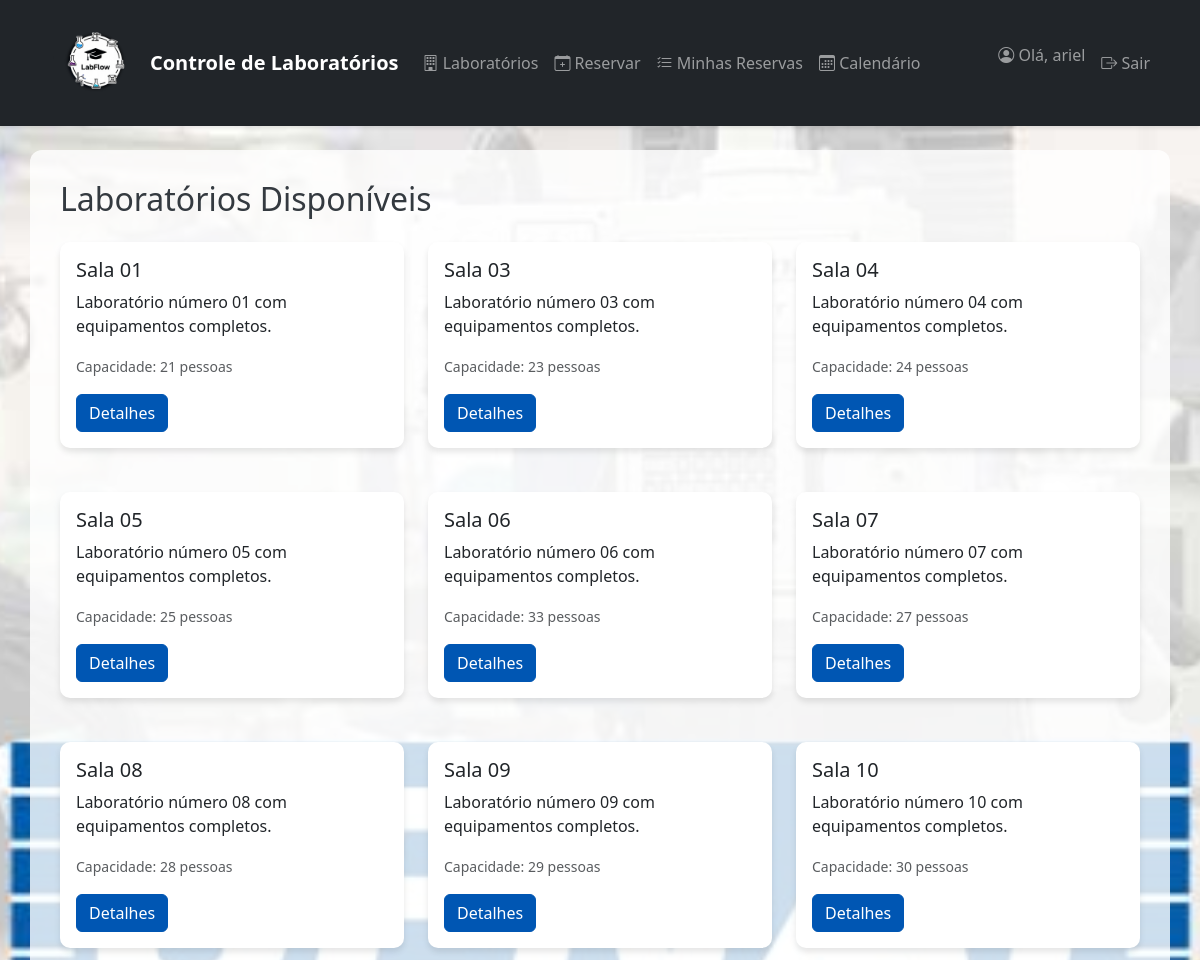
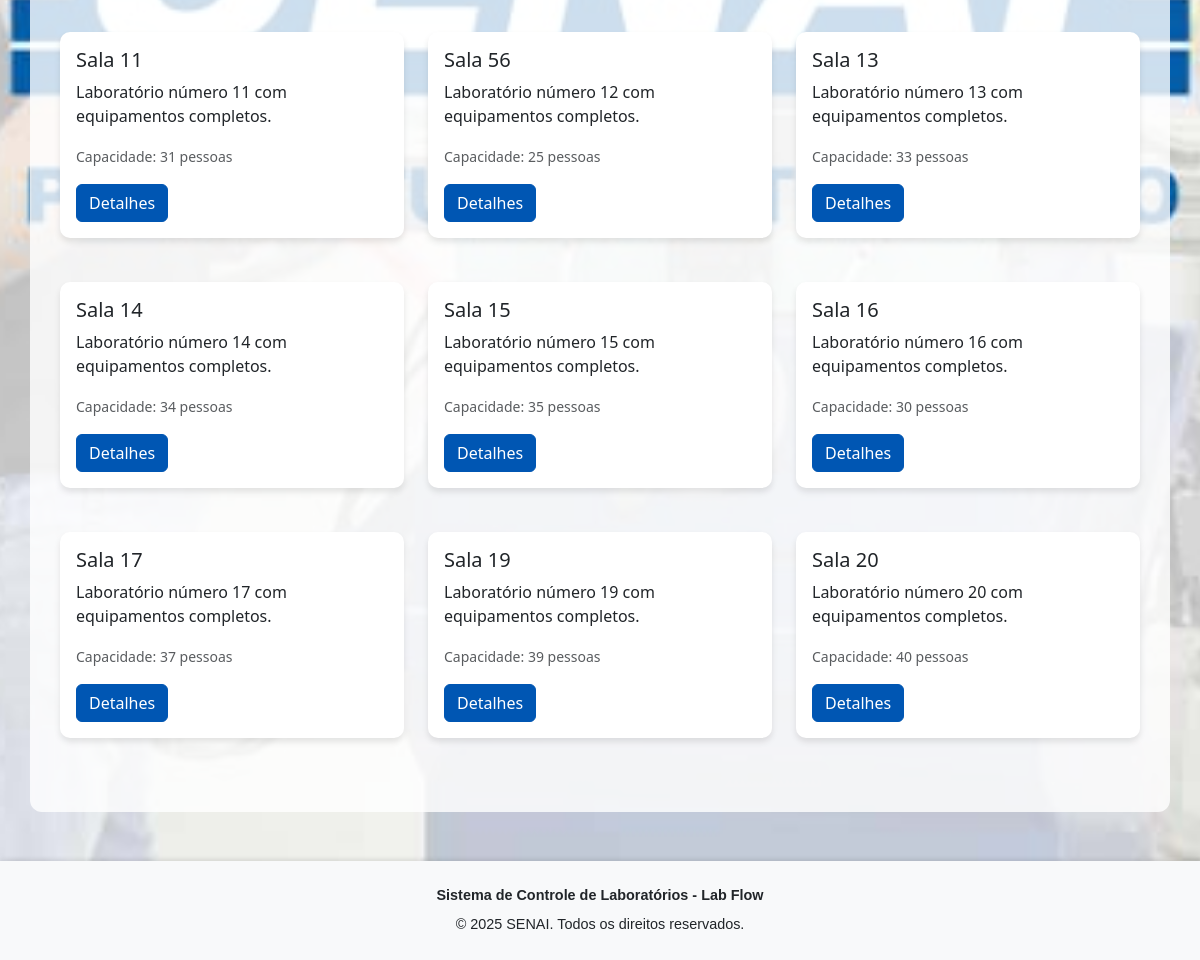
The page /laboratorios/ (signed in) on the database its author committed (2 pictures, top to bottom).
### labs/models.py (models this page shows, shortened)
class Laboratorio(models.Model):
    nome = models.CharField(max_length=100)
    descricao = models.TextField()
    capacidade = models.PositiveIntegerField()
    recursos = models.TextField(blank=True, null=True)  # <-- Novo campo
    disponivel = models.BooleanField(default=True)

### labs/views.py (the view)
# urls.py: path('laboratorios/', views.LaboratorioListView.as_view(), name='laboratorios'),
class LaboratorioListView(ListView):
    model = Laboratorio
    template_name = 'labs/laboratorios.html'
    context_object_name = 'laboratorios'
    def get_queryset(self):
        return Laboratorio.objects.filter(disponivel=True)

### labs/templates/labs/laboratorios.html (shortened to what this page needs)
{% extends 'labs/base.html' %}
{% block content %}
<h2 class="mb-4">Laboratórios Disponíveis</h2>
<div class="row">
    {% for laboratorio in laboratorios %}
    <div class="col-md-4 mb-4">
        <div class="card">
            <div class="card-body">
                <h5 class="card-title">{{ laboratorio.nome }}</h5>
                <p class="card-text">{{ laboratorio.descricao|truncatechars:100 }}</p>
                <p class="card-text"><small class="text-muted">Capacidade: {{ laboratorio.capacidade }} pessoas</small></p>
                <a href="{% url 'laboratorio_detail' laboratorio.pk %}" class="btn btn-primary">Detalhes</a>
            </div>
        </div>
    </div>
    {% endfor %}
</div>
{% endblock %}

### labs/templates/labs/base.html (shortened to what this page needs)
{% load static %}
<!DOCTYPE html>
<html lang="pt-br">
<head>
    <link href='https://cdn.jsdelivr.net/npm/fullcalendar@6.1.8/main.min.css' rel='stylesheet' />
    <link href="https://cdn.jsdelivr.net/npm/bootstrap@5.3.0/dist/css/bootstrap.min.css" rel="stylesheet">
    <link rel="stylesheet" href="https://cdn.jsdelivr.net/npm/bootstrap-icons@1.8.0/font/bootstrap-icons.css">
    <link rel="stylesheet" href="https://code.jquery.com/ui/1.13.2/themes/base/jquery-ui.css">
    {% load static %}
    <link rel="stylesheet" href="{% static 'css/styles.css' %}">
    {% load crispy_forms_tags %}
</head>
<body>
    <nav class="navbar navbar-expand-lg navbar-dark bg-dark">
        <div class="container">
            <a class="navbar-brand d-flex align-items-center" href="{% url 'home' %}">
                <img src="{% static 'img/logoLabFlow-3.png' %}" alt="Logo do Sistema" height="100" class="me-2">
                Controle de Laboratórios
            </a>
            <div class="collapse navbar-collapse" id="navbarNav">
                <ul class="navbar-nav me-auto">
                    {% if user.is_authenticated %}
                    <li class="nav-item"><a class="nav-link" href="{% url 'laboratorios' %}"><i class="bi bi-building"></i> Laboratórios</a></li>
                    <li class="nav-item"><a class="nav-link" href="{% url 'reservar' %}"><i class="bi bi-calendar-plus"></i> Reservar</a></li>
                    <li class="nav-item"><a class="nav-link" href="{% url 'minhas_reservas' %}"><i class="bi bi-list-check"></i> Minhas Reservas</a></li>
                    <li class="nav-item"><a class="nav-link" href="{% url 'calendario' %}"><i class="bi bi-calendar3"></i> Calendário</a></li>
                    {% endif %}
                </ul>
                <ul class="navbar-nav">
                    {% if user.is_authenticated %}
                    <li class="nav-item"><span class="navbar-text me-2"><i class="bi bi-person-circle"></i> Olá, {{ user.username }}</span></li>
                    <li class="nav-item"><a class="nav-link" href="{% url 'logout' %}"><i class="bi bi-box-arrow-right"></i> Sair</a></li>
                    {% else %}
                    <li class="nav-item"><a class="nav-link" href="{% url 'login' %}"><i class="bi bi-box-arrow-in-right"></i> Entrar</a></li>
                    <li class="nav-item"><a class="nav-link" href="{% url 'register' %}"><i class="bi bi-person-plus"></i> Cadastre-se</a></li>
                    {% endif %}
                </ul>
            </div>
        </div>
    </nav>
    <div class="content-wrapper">
        <div class="container mt-4 main-content" id="mainContent">
            {% block content %}{% endblock %}
        </div>
    </div>
<footer class="mt-5 py-4 bg-light text-center text-dark" style="font-size: 1.1rem; font-family: Arial, sans-serif;">
    <div class="container">
        <p class="mb-2"><strong>Sistema de Controle de Laboratórios - Lab Flow</strong></p>
        <p class="mb-0">&copy; {% now "Y" %} SENAI. Todos os direitos reservados.</p>
    </div>
</footer>
</body>
</html>

### labs/static/css/styles.css (style rules this page uses)
body { font-family: 'Segoe UI', Tahoma, Geneva, Verdana, sans-serif; background-color: #f8f9fa; color: #343a40; min-height: 100vh; display: flex; flex-direction: column; }
.container { flex: 1; }
.navbar { box-shadow: 0 2px 4px rgba(0, 0, 0, 0.1); }
.navbar-brand { font-weight: 700; color: #fff !important; }
.nav-link { font-weight: 500; }
footer { background-color: #343a40; color: white; padding: 2rem 0; box-shadow: 0 -2px 4px rgba(0, 0, 0, 0.1); }
footer p { margin: 0; font-size: 0.9rem; }
.card { border: none; border-radius: 10px; box-shadow: 0 4px 6px rgba(0, 0, 0, 0.1); transition: transform 0.3s ease, box-shadow 0.3s ease; margin-bottom: 20px; }
.btn-primary { background-color: #0056b3; border-color: #0056b3; }

### rows shown on the page
Laboratorio: nome "Sala 01", descricao "Laboratório número 01 com equipamentos completos.", capacidade "21"
Laboratorio: nome "Sala 03", descricao "Laboratório número 03 com equipamentos completos.", capacidade "23"
Laboratorio: nome "Sala 04", descricao "Laboratório número 04 com equipamentos completos.", capacidade "24"
Laboratorio: nome "Sala 05", descricao "Laboratório número 05 com equipamentos completos.", capacidade "25"
Laboratorio: nome "Sala 06", descricao "Laboratório número 06 com equipamentos completos.", capacidade "33"
Laboratorio: nome "Sala 07", descricao "Laboratório número 07 com equipamentos completos.", capacidade "27"
Laboratorio: nome "Sala 08", descricao "Laboratório número 08 com equipamentos completos.", capacidade "28"
Laboratorio: nome "Sala 09", descricao "Laboratório número 09 com equipamentos completos.", capacidade "29"
Laboratorio: nome "Sala 10", descricao "Laboratório número 10 com equipamentos completos.", capacidade "30"
Laboratorio: nome "Sala 11", descricao "Laboratório número 11 com equipamentos completos.", capacidade "31"
Laboratorio: nome "Sala 56", descricao "Laboratório número 12 com equipamentos completos.", capacidade "25"
Laboratorio: nome "Sala 13", descricao "Laboratório número 13 com equipamentos completos.", capacidade "33"
Laboratorio: nome "Sala 14", descricao "Laboratório número 14 com equipamentos completos.", capacidade "34"
Laboratorio: nome "Sala 15", descricao "Laboratório número 15 com equipamentos completos.", capacidade "35"
Laboratorio: nome "Sala 16", descricao "Laboratório número 16 com equipamentos completos.", capacidade "30"
Laboratorio: nome "Sala 17", descricao "Laboratório número 17 com equipamentos completos.", capacidade "37"
Laboratorio: nome "Sala 19", descricao "Laboratório número 19 com equipamentos completos.", capacidade "39"
Laboratorio: nome "Sala 20", descricao "Laboratório número 20 com equipamentos completos.", capacidade "40"

### other values the page prints
{{ user.username }} "ariel"
